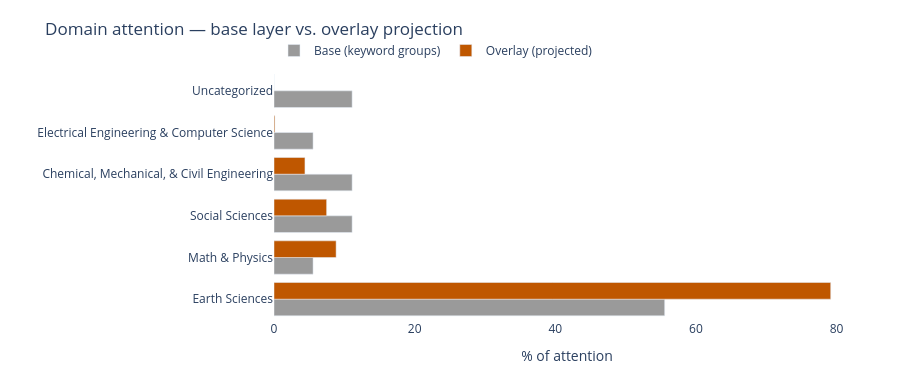

The code cell stored with this chart in its notebook:
### Markdown cell above
## 6. Comparison panel — overlay vs. base

A side-by-side bar comparison: per-domain weight in the **base layer** (number
of keyword groups assigned to each domain) vs. the **overlay** (the projected
weight from §4). Useful for answering questions like "is this brown bag tilted
more towards engineering than the literature corpus is?"

### Code cell
# Base distribution: number of keyword groups whose primary domain is each
base_dist = (group_mapping_df.groupby("primary_domain").size()
             .reset_index(name="base_n_groups")
             .rename(columns={"primary_domain": "domain"}))

# Overlay distribution: weight totals from §4
ov_dist = overlay_domain_totals.copy()
ov_dist["overlay_weight"] = ov_dist["weight"]
ov_dist = ov_dist.drop(columns=["weight"])

# Normalize both to percentages
base_dist["base_pct"] = 100 * base_dist["base_n_groups"] / base_dist["base_n_groups"].sum()
ov_total = ov_dist["overlay_weight"].sum() or 1.0
ov_dist["overlay_pct"] = 100 * ov_dist["overlay_weight"] / ov_total

comparison = (pd.merge(base_dist, ov_dist, on="domain", how="outer")
              .fillna(0).sort_values("overlay_pct", ascending=False))
comparison["delta_pct"] = comparison["overlay_pct"] - comparison["base_pct"]

print("Base vs Overlay distribution (% of attention per domain):")
print(comparison[["domain","base_pct","overlay_pct","delta_pct"]]
      .round(1).to_string(index=False))

# Plot
fig_cmp = go.Figure()
fig_cmp.add_trace(go.Bar(
    y=comparison["domain"], x=comparison["base_pct"],
    orientation="h", name="Base (keyword groups)",
    marker=dict(color="#9a9a9a"),
    hovertemplate="%{y}<br>Base: %{x:.1f}%<extra></extra>"))
fig_cmp.add_trace(go.Bar(
    y=comparison["domain"], x=comparison["overlay_pct"],
    orientation="h", name="Overlay (projected)",
    marker=dict(color=TACC_ORANGE),
    hovertemplate="%{y}<br>Overlay: %{x:.1f}%<extra></extra>"))
fig_cmp.update_layout(
    title="Domain attention — base layer vs. overlay projection",
    xaxis_title="% of attention",
    yaxis_title="",
    barmode="group",
    height=max(380, 28 * len(comparison) + 120),
    plot_bgcolor="white",
    margin=dict(l=240, r=40, t=70, b=60),
    legend=dict(orientation="h", yanchor="bottom", y=1.02,
                xanchor="left", x=0))
fig_cmp.write_html(str(OUTPUT_DIR / "overlay_vs_base.html"),
                   include_plotlyjs="cdn")
fig_cmp.show()
print(f"\n✓ Saved: {OUTPUT_DIR / 'overlay_vs_base.html'}")

### Figure 1 — Plotly figure (JSON) as saved in the notebook; plotly's stock layout.template omitted (floating-point values rounded to 4 significant figures)
{"data": [{"hovertemplate": "%{y}<br>Base: %{x:.1f}%<extra></extra>", "marker": {"color": "#9a9a9a"}, "name": "Base (keyword groups)", "orientation": "h", "type": "bar", "x": [55.56, 5.556, 11.11, 11.11, 5.556, 11.11], "y": ["Earth Sciences", "Math & Physics", "Social Sciences", "Chemical, Mechanical, & Civil Engineering", "Electrical Engineering & Computer Science", "Uncategorized"]}, {"hovertemplate": "%{y}<br>Overlay: %{x:.1f}%<extra></extra>", "marker": {"color": "#BF5700"}, "name": "Overlay (projected)", "orientation": "h", "type": "bar", "x": [79.17, 8.832, 7.482, 4.401, 0.1174, 0], "y": ["Earth Sciences", "Math & Physics", "Social Sciences", "Chemical, Mechanical, & Civil Engineering", "Electrical Engineering & Computer Science", "Uncategorized"]}], "layout": {"barmode": "group", "height": 380, "legend": {"orientation": "h", "x": 0, "xanchor": "left", "y": 1.02, "yanchor": "bottom"}, "margin": {"b": 60, "l": 240, "r": 40, "t": 70}, "plot_bgcolor": "white", "title": {"text": "Domain attention — base layer vs. overlay projection"}, "xaxis": {"title": {"text": "% of attention"}}, "yaxis": {"title": {"text": ""}}}}
